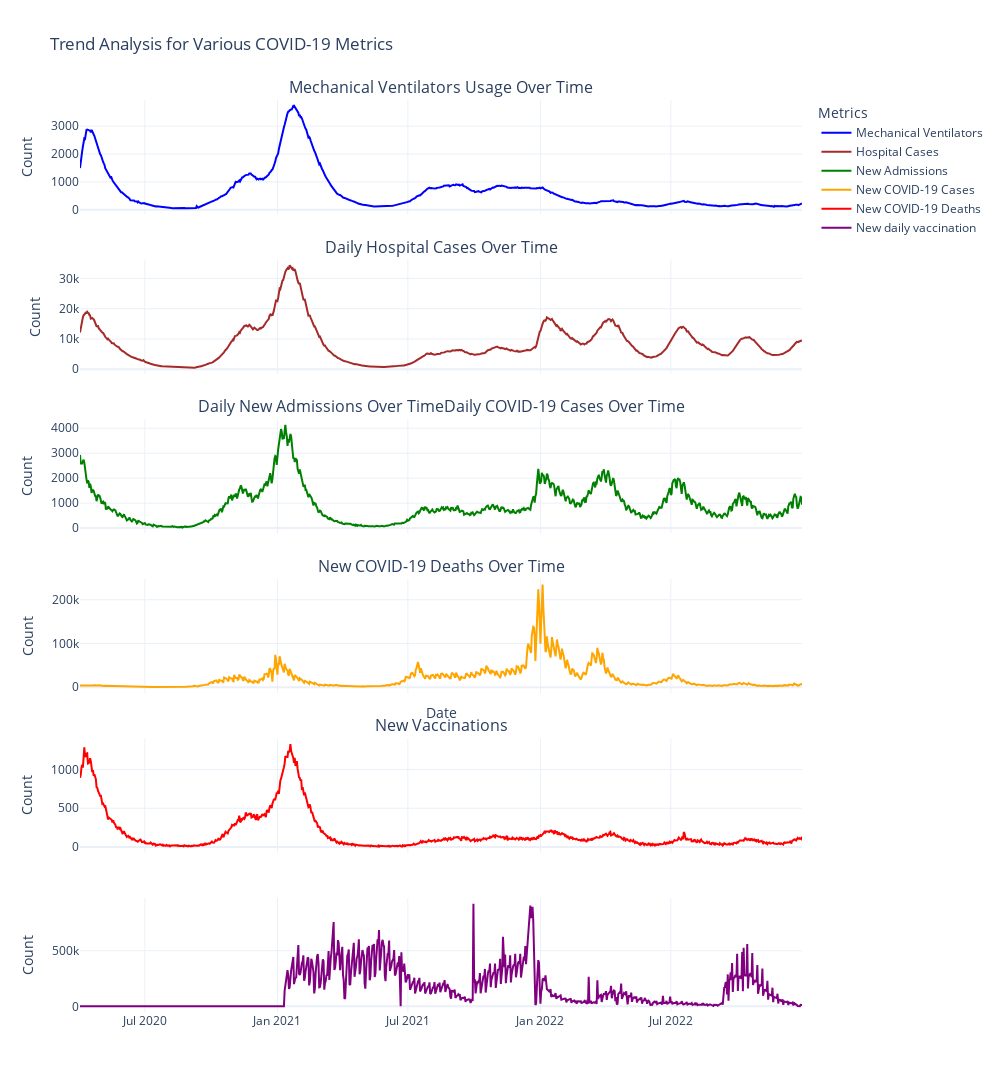

Notebook cell for this chart:
### Code cell
# Function to add traces. This improves readability and makes the code easier to modify.
def add_trace(fig, x_data, y_data, color, title, row):
    fig.add_trace(
        go.Scatter(
            x=x_data,
            y=y_data,
            mode='lines',
            line=dict(color=color, width=2),
            name=title,
            showlegend=True  # Set to True to show legends
        ),
        row=row, col=1
    )

# Create a subplot with 4 rows
fig_trend = make_subplots(
    rows=6, cols=1, 
    shared_xaxes=True, 
    vertical_spacing=0.05,  # Adjust spacing between plots
    subplot_titles=(
        'Mechanical Ventilators Usage Over Time',
        'Daily Hospital Cases Over Time', 
        'Daily New Admissions Over Time'
        'Daily COVID-19 Cases Over Time',
        'New COVID-19 Deaths Over Time',
        "New Vaccinations"
        
    )
)

# Data for plotting
data = [
    (enriched_data['Date'], enriched_data['MV Beds Occupied'], 'blue', 'Mechanical Ventilators', 1),
    (enriched_data['Date'], enriched_data['Hospital Cases'], 'brown', 'Hospital Cases', 2),
    (enriched_data['Date'], model_data['New Admissions'], 'green', 'New Admissions', 3),
    (enriched_data['Date'], enriched_data['New COVID-19 Cases'], 'orange', 'New COVID-19 Cases', 4),
    (enriched_data['Date'], enriched_data['New COVID-19 Deaths'], 'red', 'New COVID-19 Deaths', 5),
    (enriched_data["Date"], enriched_data["New Vaccinations"], "purple", "New daily vaccination", 6)
]

# Add data to the subplot
for item in data:
    add_trace(fig_trend, *item)

# Update the layout for better appearance
fig_trend.update_layout(
    height=1200, 
    width=1000,  # Increased width for a better view
    template="plotly_white",
    title_text="Trend Analysis for Various COVID-19 Metrics",
    legend_title_text='Metrics',  # Add legend title
    hovermode="x unified"  # Unified hovermode for better tooltip display
)

# Update xaxis properties
fig_trend.update_xaxes(title_text="Date", row=4, col=1)

# Update yaxis properties
fig_trend.update_yaxes(title_text="Count", row=1, col=1)
fig_trend.update_yaxes(title_text="Count", row=2, col=1)
fig_trend.update_yaxes(title_text="Count", row=3, col=1)
fig_trend.update_yaxes(title_text="Count", row=4, col=1)
fig_trend.update_yaxes(title_text="Count", row=5, col=1)
fig_trend.update_yaxes(title_text="Count", row=6, col=1)
fig_trend.show()

### Figure 1 — Plotly figure (JSON) as saved in the notebook; plotly's stock layout.template omitted (floating-point values rounded to 4 significant figures; data arrays with more than 128 entries replaced by an {"elided": "..."} marker saying what was removed)
{"data": [{"line": {"color": "blue", "width": 2}, "mode": "lines", "name": "Mechanical Ventilators", "showlegend": true, "type": "scatter", "x": {"elided": "1003 str values"}, "xaxis": "x", "y": {"elided": "1003 int values"}, "yaxis": "y"}, {"line": {"color": "brown", "width": 2}, "mode": "lines", "name": "Hospital Cases", "showlegend": true, "type": "scatter", "x": {"elided": "1003 str values"}, "xaxis": "x2", "y": {"elided": "1003 int values"}, "yaxis": "y2"}, {"line": {"color": "green", "width": 2}, "mode": "lines", "name": "New Admissions", "showlegend": true, "type": "scatter", "x": {"elided": "1003 str values"}, "xaxis": "x3", "y": {"elided": "1003 int values"}, "yaxis": "y3"}, {"line": {"color": "orange", "width": 2}, "mode": "lines", "name": "New COVID-19 Cases", "showlegend": true, "type": "scatter", "x": {"elided": "1003 str values"}, "xaxis": "x4", "y": {"elided": "1003 int values"}, "yaxis": "y4"}, {"line": {"color": "red", "width": 2}, "mode": "lines", "name": "New COVID-19 Deaths", "showlegend": true, "type": "scatter", "x": {"elided": "1003 str values"}, "xaxis": "x5", "y": {"elided": "1003 int values"}, "yaxis": "y5"}, {"line": {"color": "purple", "width": 2}, "mode": "lines", "name": "New daily vaccination", "showlegend": true, "type": "scatter", "x": {"elided": "1003 str values"}, "xaxis": "x6", "y": {"elided": "1003 int values"}, "yaxis": "y6"}], "layout": {"annotations": [{"font": {"size": 16}, "showarrow": false, "text": "Mechanical Ventilators Usage Over Time", "x": 0.5, "xanchor": "center", "xref": "paper", "y": 1, "yanchor": "bottom", "yref": "paper"}, {"font": {"size": 16}, "showarrow": false, "text": "Daily Hospital Cases Over Time", "x": 0.5, "xanchor": "center", "xref": "paper", "y": 0.825, "yanchor": "bottom", "yref": "paper"}, {"font": {"size": 16}, "showarrow": false, "text": "Daily New Admissions Over TimeDaily COVID-19 Cases Over Time", "x": 0.5, "xanchor": "center", "xref": "paper", "y": 0.65, "yanchor": "bottom", "yref": "paper"}, {"font": {"size": 16}, "showarrow": false, "text": "New COVID-19 Deaths Over Time", "x": 0.5, "xanchor": "center", "xref": "paper", "y": 0.475, "yanchor": "bottom", "yref": "paper"}, {"font": {"size": 16}, "showarrow": false, "text": "New Vaccinations", "x": 0.5, "xanchor": "center", "xref": "paper", "y": 0.3, "yanchor": "bottom", "yref": "paper"}], "height": 1200, "hovermode": "x unified", "legend": {"title": {"text": "Metrics"}}, "title": {"text": "Trend Analysis for Various COVID-19 Metrics"}, "width": 1000, "xaxis": {"anchor": "y", "domain": [0, 1], "matches": "x6", "showticklabels": false}, "xaxis2": {"anchor": "y2", "domain": [0, 1], "matches": "x6", "showticklabels": false}, "xaxis3": {"anchor": "y3", "domain": [0, 1], "matches": "x6", "showticklabels": false}, "xaxis4": {"anchor": "y4", "domain": [0, 1], "matches": "x6", "showticklabels": false, "title": {"text": "Date"}}, "xaxis5": {"anchor": "y5", "domain": [0, 1], "matches": "x6", "showticklabels": false}, "xaxis6": {"anchor": "y6", "domain": [0, 1]}, "yaxis": {"anchor": "x", "domain": [0.875, 1], "title": {"text": "Count"}}, "yaxis2": {"anchor": "x2", "domain": [0.7, 0.825], "title": {"text": "Count"}}, "yaxis3": {"anchor": "x3", "domain": [0.525, 0.65], "title": {"text": "Count"}}, "yaxis4": {"anchor": "x4", "domain": [0.35, 0.475], "title": {"text": "Count"}}, "yaxis5": {"anchor": "x5", "domain": [0.175, 0.3], "title": {"text": "Count"}}, "yaxis6": {"anchor": "x6", "domain": [0, 0.125], "title": {"text": "Count"}}}}
